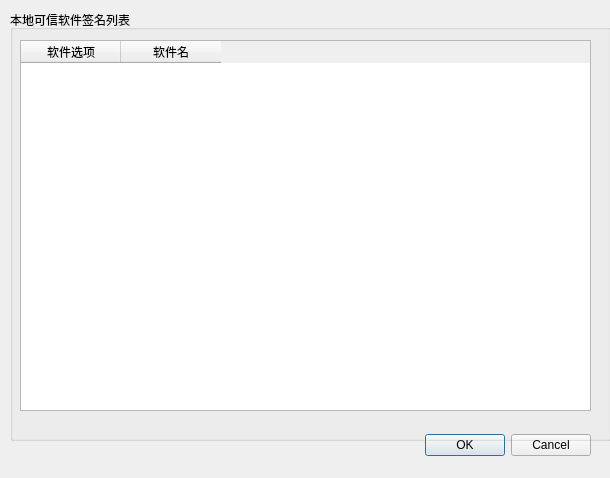
<?xml version="1.0" encoding="UTF-8"?>
<ui version="4.0">
 <class>SelectPkgDialog</class>
 <widget class="QDialog" name="SelectPkgDialog">
  <property name="geometry">
   <rect>
    <x>0</x>
    <y>0</y>
    <width>610</width>
    <height>478</height>
   </rect>
  </property>
  <property name="windowTitle">
   <string>认领软件包</string>
  </property>
  <widget class="QDialogButtonBox" name="buttonBox">
   <property name="geometry">
    <rect>
     <x>30</x>
     <y>430</y>
     <width>561</width>
     <height>31</height>
    </rect>
   </property>
   <property name="orientation">
    <enum>Qt::Horizontal</enum>
   </property>
   <property name="standardButtons">
    <set>QDialogButtonBox::Cancel|QDialogButtonBox::Ok</set>
   </property>
  </widget>
  <widget class="QGroupBox" name="selectPkgGroupBox">
   <property name="geometry">
    <rect>
     <x>10</x>
     <y>10</y>
     <width>601</width>
     <height>431</height>
    </rect>
   </property>
   <property name="title">
    <string>本地可信软件签名列表</string>
   </property>
   <widget class="QTableWidget" name="selectPkgTable">
    <property name="geometry">
     <rect>
      <x>10</x>
      <y>30</y>
      <width>571</width>
      <height>371</height>
     </rect>
    </property>
    <column>
     <property name="text">
      <string>软件选项</string>
     </property>
    </column>
    <column>
     <property name="text">
      <string>软件名</string>
     </property>
    </column>
   </widget>
  </widget>
 </widget>
 <resources/>
 <connections>
  <connection>
   <sender>buttonBox</sender>
   <signal>accepted()</signal>
   <receiver>SelectPkgDialog</receiver>
   <slot>accept()</slot>
   <hints>
    <hint type="sourcelabel">
     <x>248</x>
     <y>254</y>
    </hint>
    <hint type="destinationlabel">
     <x>157</x>
     <y>274</y>
    </hint>
   </hints>
  </connection>
  <connection>
   <sender>buttonBox</sender>
   <signal>rejected()</signal>
   <receiver>SelectPkgDialog</receiver>
   <slot>reject()</slot>
   <hints>
    <hint type="sourcelabel">
     <x>316</x>
     <y>260</y>
    </hint>
    <hint type="destinationlabel">
     <x>286</x>
     <y>274</y>
    </hint>
   </hints>
  </connection>
 </connections>
</ui>
